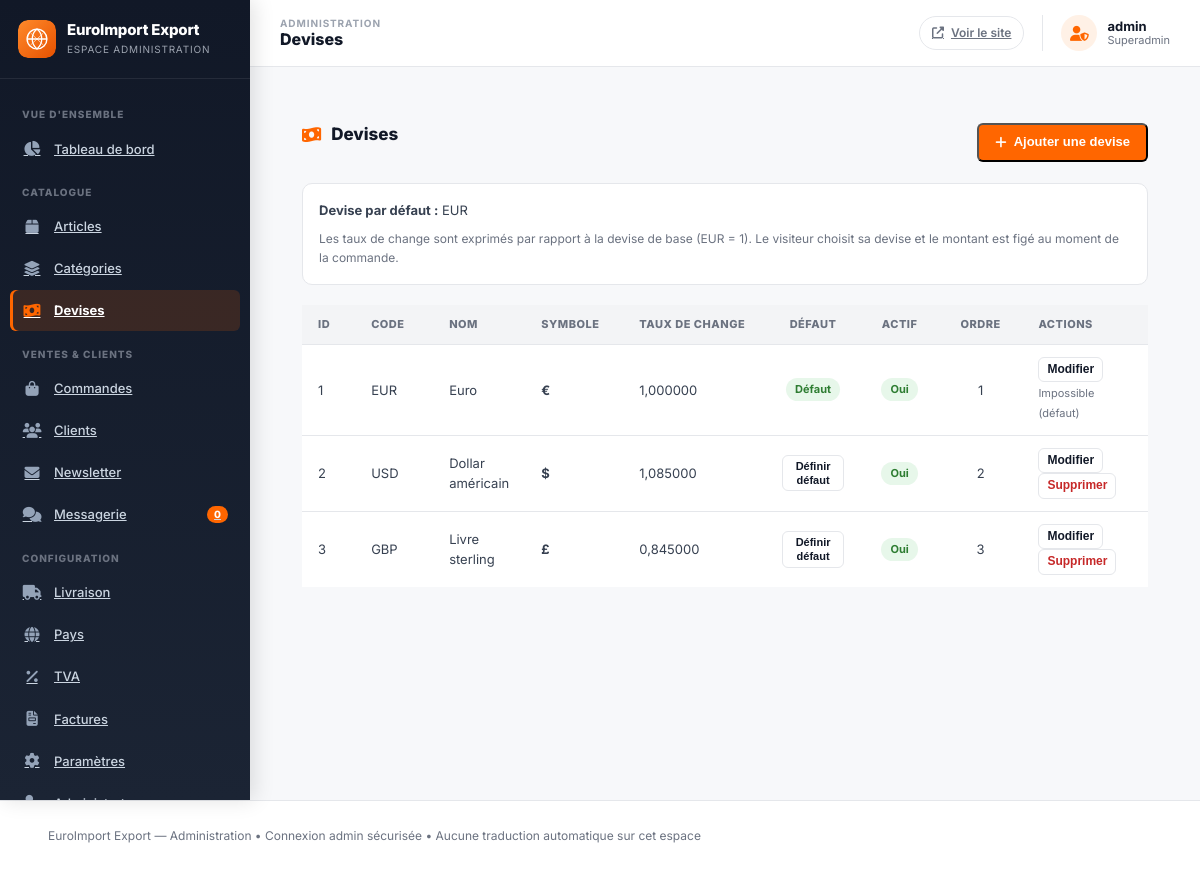
Screenshot of /admin/currencies.php (signed in) with the database file from the repository.
### tables this page shows
CREATE TABLE `currencies` (
  `id` INT UNSIGNED NOT NULL AUTO_INCREMENT,
  `code` CHAR(3) NOT NULL,
  `name` VARCHAR(100) NOT NULL,
  `symbol` VARCHAR(10) NOT NULL,
  `exchange_rate` DECIMAL(12,6) NOT NULL DEFAULT 1.000000 COMMENT 'Taux par rapport à la devise de base (EUR)',
  `is_default` TINYINT(1) NOT NULL DEFAULT 0,
  `is_active` TINYINT(1) NOT NULL DEFAULT 1,
  `sort_order` INT UNSIGNED NOT NULL DEFAULT 0,
  `created_at` DATETIME NOT NULL DEFAULT CURRENT_TIMESTAMP,
  `updated_at` DATETIME NOT NULL DEFAULT CURRENT_TIMESTAMP ON UPDATE CURRENT_TIMESTAMP,
  PRIMARY KEY (`id`),
  UNIQUE KEY `uk_currencies_code` (`code`),
  KEY `idx_currencies_default` (`is_default`),
  KEY `idx_currencies_active` (`is_active`)
);

### includes/functions.php (called while the page is built, shortened)
<?php
if (!function_exists('e')) {
    function e($value = null): string
    {
        return htmlspecialchars((string)$value, ENT_QUOTES | ENT_HTML5, 'UTF-8');
    }
}
if (!function_exists('url')) {
    function url(string $path = ''): string
    {
        $path = ltrim($path, '/');
        return APP_URL === '' ? '/' . $path : rtrim(APP_URL, '/') . '/' . $path;
    }
}
if (!function_exists('loadSettings')) {
    function loadSettings(PDO $database): array
    {
        $stmt = $database->query("SELECT `key`, `value` FROM settings");
        $out = [];
        while ($row = $stmt->fetch()) {
            $out[$row['key']] = $row['value'];
        }
        return $out;
    }
}

### admin/includes/auth.php (called while the page is built, shortened)
<?php
require_once __DIR__ . '/../../includes/functions.php';
function adminRequire(): void
{
    $db = db();
    $stmt = $db->prepare("SELECT id, username, role, is_active FROM admins WHERE id = ? AND is_active = 1 LIMIT 1");
    $stmt->execute([(int)$_SESSION['admin_id']]);
}
function adminGet(): ?array
{
    return [
        'id' => (int)$_SESSION['admin_id'],
        'username' => $_SESSION['admin_username'] ?? '',
        'role' => $_SESSION['admin_role'] ?? 'admin',
    ];
}

### admin/includes/page_bootstrap.php (called while the page is built, shortened)
<?php
require_once __DIR__ . '/auth.php';
adminRequire();

### admin/currencies.php (the view, shortened to what this page needs)
<?php
require_once __DIR__ . '/includes/page_bootstrap.php';
$db = db();
$currForm = ['id' => '', 'code' => '', 'name' => '', 'symbol' => '', 'exchange_rate' => '1.000000', 'is_default' => '0', 'is_active' => '1', 'sort_order' => '0'];
$editing = false;
$currencies = $db->query("SELECT * FROM currencies ORDER BY sort_order ASC, code ASC")->fetchAll();
$defaultCurrency = $db->query("SELECT code FROM currencies WHERE is_default = 1 LIMIT 1")->fetch();
require_once __DIR__ . '/includes/header.php';
?>
<div class="admin-content" style="padding:26px 22px;">
    <div style="display:flex; justify-content:space-between; align-items:center; margin-bottom:20px;">
        <div class="section-title"><i class="fas fa-money-bill-wave"></i> Devises</div>
        <button class="btn btn--primary" onclick="openCurrModal(<?= $editing ? 'true' : 'false' ?>, <?= $editing ? (int)$_GET['edit'] : '0' ?>, '<?= e($currForm['code']) ?>', '<?= e($currForm['name']) ?>', '<?= e($currForm['symbol']) ?>', '<?= e($currForm['exchange_rate']) ?>', <?= (int)$currForm['is_default'] ?>, <?= (int)$currForm['is_active'] ?>, <?= (int)$currForm['sort_order'] ?>)">
            <i class="fas fa-plus"></i> <?= $editing ? 'Modifier' : 'Ajouter' ?> une devise
        </button>
    </div>
    <div style="background:#fff; border:1px solid var(--color-border); border-radius:var(--radius); padding:16px; margin-bottom:20px;">
        <div style="font-size:13px; color:var(--color-gray-dark); margin-bottom:10px;"><strong>Devise par défaut :</strong> <span class="notranslate" translate="no"><?= e($defaultCurrency['code'] ?? '—') ?></span></div>
        <p style="font-size:12px; color:var(--color-gray); margin:0;">Les taux de change sont exprimés par rapport à la devise de base (EUR = 1). Le visiteur choisit sa devise et le montant est figé au moment de la commande.</p>
    </div>
    <table class="admin-table">
        <thead>
            <tr>
                <th style="width:60px;">ID</th>
                <th style="width:100px;">Code</th>
                <th>Nom</th>
                <th style="width:100px;">Symbole</th>
                <th style="width:130px;">Taux de change</th>
                <th style="width:100px; text-align:center;">Défaut</th>
                <th style="width:90px; text-align:center;">Actif</th>
                <th style="width:100px; text-align:center;">Ordre</th>
                <th style="width:160px;">Actions</th>
            </tr>
        </thead>
        <tbody>
            <?php foreach ($currencies as $c): ?>
                <tr>
                    <td><?= (int)$c['id'] ?></td>
                    <td><span class="notranslate" translate="no"><?= e($c['code']) ?></span></td>
                    <td><?= e($c['name']) ?></td>
                    <td><span class="notranslate" translate="no" style="font-weight:700;"><?= e($c['symbol']) ?></span></td>
                    <td><span class="notranslate" translate="no"><?= number_format((float)$c['exchange_rate'], 6, ',', ' ') ?></span></td>
                    <td style="text-align:center;">
                        <?php if ((int)$c['is_default'] === 1): ?>
                            <span class="badge badge--active">Défaut</span>
                        <?php else: ?>
                            <button class="btn btn--outline btn--sm" style="padding:3px 8px; font-size:11px;" onclick="setDefault(<?= (int)$c['id'] ?>)">Définir défaut</button>
                        <?php endif; ?>
                    </td>
                    <td style="text-align:center;"><span class="badge <?= (int)$c['is_active'] === 1 ? 'badge--active' : 'badge--inactive' ?>"><?= (int)$c['is_active'] === 1 ? 'Oui' : 'Non' ?></span></td>
                    <td style="text-align:center;"><?= (int)$c['sort_order'] ?></td>
                    <td>
                        <button class="btn btn--outline btn--sm" style="padding:4px 8px; font-size:12px;" onclick="openCurrModal(true, <?= (int)$c['id'] ?>, '<?= e($c['code']) ?>', '<?= e($c['name']) ?>', '<?= e($c['symbol']) ?>', '<?= e(number_format((float)$c['exchange_rate'], 6, '.', '')) ?>', <?= (int)$c['is_default'] ?>, <?= (int)$c['is_active'] ?>, <?= (int)$c['sort_order'] ?>)">Modifier</button>
                        <?php if ((int)$c['is_default'] !== 1): ?>
                            <button class="btn btn--outline btn--sm" style="padding:4px 8px; font-size:12px; color:var(--color-error);" onclick="if(confirm('Supprimer cette devise ?')){ deleteCurr(<?= (int)$c['id'] ?>) }">Supprimer</button>
                        <?php else: ?>
                            <span style="font-size:11px; color:var(--color-gray);">Impossible (défaut)</span>
                        <?php endif; ?>
                    </td>
                </tr>
            <?php endforeach; ?>
        </tbody>
    </table>
</div>
<?php
require_once __DIR__ . '/includes/footer.php';
?>

### admin/includes/header.php (shortened to what this page needs)
<?php
require_once __DIR__ . '/auth.php';
$db = db();
$settings = loadSettings($db);
$admin = adminGet();
$siteName = !empty($settings['site_name']) ? $settings['site_name'] : 'EuroImport Export';
$adminPageKey = basename($_SERVER['PHP_SELF'], '.php');
$adminPageLabels = [
    'dashboard' => 'Tableau de bord', 'articles' => 'Articles', 'article-edit' => 'Édition article',
    'categories' => 'Catégories', 'currencies' => 'Devises', 'commandes' => 'Commandes',
    'commande-detail' => 'Détail commande', 'clients' => 'Clients', 'client-detail' => 'Détail client',
    'newsletter' => 'Newsletter', 'messagerie' => 'Messagerie', 'livraison' => 'Livraison',
    'pays' => 'Pays', 'tva' => 'TVA', 'factures' => 'Factures', 'settings' => 'Paramètres',
    'admins' => 'Administrateurs', 'profil' => 'Mon profil',
];
$adminPageLabel = $adminPageLabels[$adminPageKey] ?? ucfirst(str_replace('-', ' ', $adminPageKey));
?>
<!DOCTYPE html>
<html lang="fr" dir="ltr">
<head>
<link rel="stylesheet" href="https://cdnjs.cloudflare.com/ajax/libs/font-awesome/6.5.0/css/all.min.css">
<link rel="stylesheet" href="<?= ASSETS_URL ?>/css/admin.css?v=1.3.1">
</head>
<body class="admin">
<div class="admin-wrapper">
<aside class="admin-sidebar">
    <div class="admin-brand">
        <img src="<?= ASSETS_URL ?>/images/logo.svg" alt="" class="admin-brand__icon">
        <div>
            <div class="admin-brand__logo"><?= e($siteName) ?></div>
            <div class="admin-brand__sous">Espace administration</div>
        </div>
    </div>
    <nav class="admin-nav">
        <p class="admin-nav__label">Vue d'ensemble</p>
        <a href="dashboard.php" class="admin-nav__link<?= basename($_SERVER['PHP_SELF']) === 'dashboard.php' ? ' active' : '' ?>">
            <i class="fas fa-chart-pie"></i> Tableau de bord
        </a>
        <p class="admin-nav__label">Catalogue</p>
        <a href="articles.php" class="admin-nav__link<?= basename($_SERVER['PHP_SELF']) === 'articles.php' ? ' active' : '' ?>">
            <i class="fas fa-box"></i> Articles
        </a>
        <a href="categories.php" class="admin-nav__link<?= basename($_SERVER['PHP_SELF']) === 'categories.php' ? ' active' : '' ?>">
            <i class="fas fa-layer-group"></i> Catégories
        </a>
        <a href="currencies.php" class="admin-nav__link<?= basename($_SERVER['PHP_SELF']) === 'currencies.php' ? ' active' : '' ?>">
            <i class="fas fa-money-bill-wave"></i> Devises
        </a>
        <p class="admin-nav__label">Ventes & clients</p>
        <a href="commandes.php" class="admin-nav__link<?= in_array(basename($_SERVER['PHP_SELF']), ['commandes.php','commande-detail.php']) ? ' active' : '' ?>">
            <i class="fas fa-shopping-bag"></i> Commandes
        </a>
        <a href="clients.php" class="admin-nav__link<?= basename($_SERVER['PHP_SELF']) === 'clients.php' ? ' active' : '' ?>">
            <i class="fas fa-users"></i> Clients
        </a>
        <a href="newsletter.php" class="admin-nav__link<?= basename($_SERVER['PHP_SELF']) === 'newsletter.php' ? ' active' : '' ?>">
            <i class="fas fa-envelope"></i> Newsletter
        </a>
        <a href="messagerie.php" class="admin-nav__link<?= basename($_SERVER['PHP_SELF']) === 'messagerie.php' ? ' active' : '' ?>">
            <i class="fas fa-comments"></i> Messagerie
            <span class="admin-nav__badge" id="admin-nav-badge"><?= (int)($_SESSION['admin_unread_count'] ?? 0) ?></span>
        </a>
        <p class="admin-nav__label">Configuration</p>
        <a href="livraison.php" class="admin-nav__link<?= basename($_SERVER['PHP_SELF']) === 'livraison.php' ? ' active' : '' ?>">
            <i class="fas fa-truck"></i> Livraison
        </a>
        <a href="pays.php" class="admin-nav__link<?= basename($_SERVER['PHP_SELF']) === 'pays.php' ? ' active' : '' ?>">
            <i class="fas fa-globe"></i> Pays
        </a>
        <a href="tva.php" class="admin-nav__link<?= basename($_SERVER['PHP_SELF']) === 'tva.php' ? ' active' : '' ?>">
            <i class="fas fa-percentage"></i> TVA
        </a>
        <a href="factures.php" class="admin-nav__link<?= basename($_SERVER['PHP_SELF']) === 'factures.php' ? ' active' : '' ?>">
            <i class="fas fa-file-invoice"></i> Factures
        </a>
        <a href="settings.php" class="admin-nav__link<?= basename($_SERVER['PHP_SELF']) === 'settings.php' ? ' active' : '' ?>">
            <i class="fas fa-cog"></i> Paramètres
        </a>
        <?php if ($admin['role'] === 'superadmin'): ?>
            <a href="admins.php" class="admin-nav__link<?= basename($_SERVER['PHP_SELF']) === 'admins.php' ? ' active' : '' ?>">
                <i class="fas fa-user-shield"></i> Administrateurs
            </a>
        <?php endif; ?>
    </nav>
</aside>
<main class="admin-main">
    <header class="admin-bar">
        <div class="admin-bar__location">
            <span class="admin-bar__eyebrow">Administration</span>
            <span class="admin-bar__page"><?= e($adminPageLabel) ?></span>
        </div>
        <div class="admin-bar__actions">
            <a href="<?= e(url('')) ?>" class="admin-bar__site" target="_blank" rel="noopener"><i class="fas fa-external-link-alt"></i> Voir le site</a>
            <div class="admin-bar__user">
                <span class="admin-bar__avatar"><i class="fas fa-user-shield"></i></span>
                <span class="admin-bar__user-text">
                    <span class="admin-bar__user-name"><?= e($admin['username']) ?></span>
                    <span class="admin-bar__user-role"><?= e($admin['role']) ?></span>
                </span>
            </div>
        </div>
    </header>
    <div class="admin-content">

### rows the page displays
currencies: code "EUR", id "1", name "Euro", symbol "€", exchange_rate "1,000000", is_default "Défaut", is_active "Oui", sort_order "1"
currencies: id "2", code "USD", name "Dollar américain", symbol "$", exchange_rate "1,085000", is_active "Oui", sort_order "2"
currencies: id "3", code "GBP", name "Livre sterling", symbol "£", exchange_rate "0,845000", is_active "Oui", sort_order "3"

### other values shown
$siteName "EuroImport Export"
$_SESSION['admin_unread_count'] "0"
$adminPageLabel "Devises"
$admin['username'] "admin"
$admin['role'] "Superadmin"
